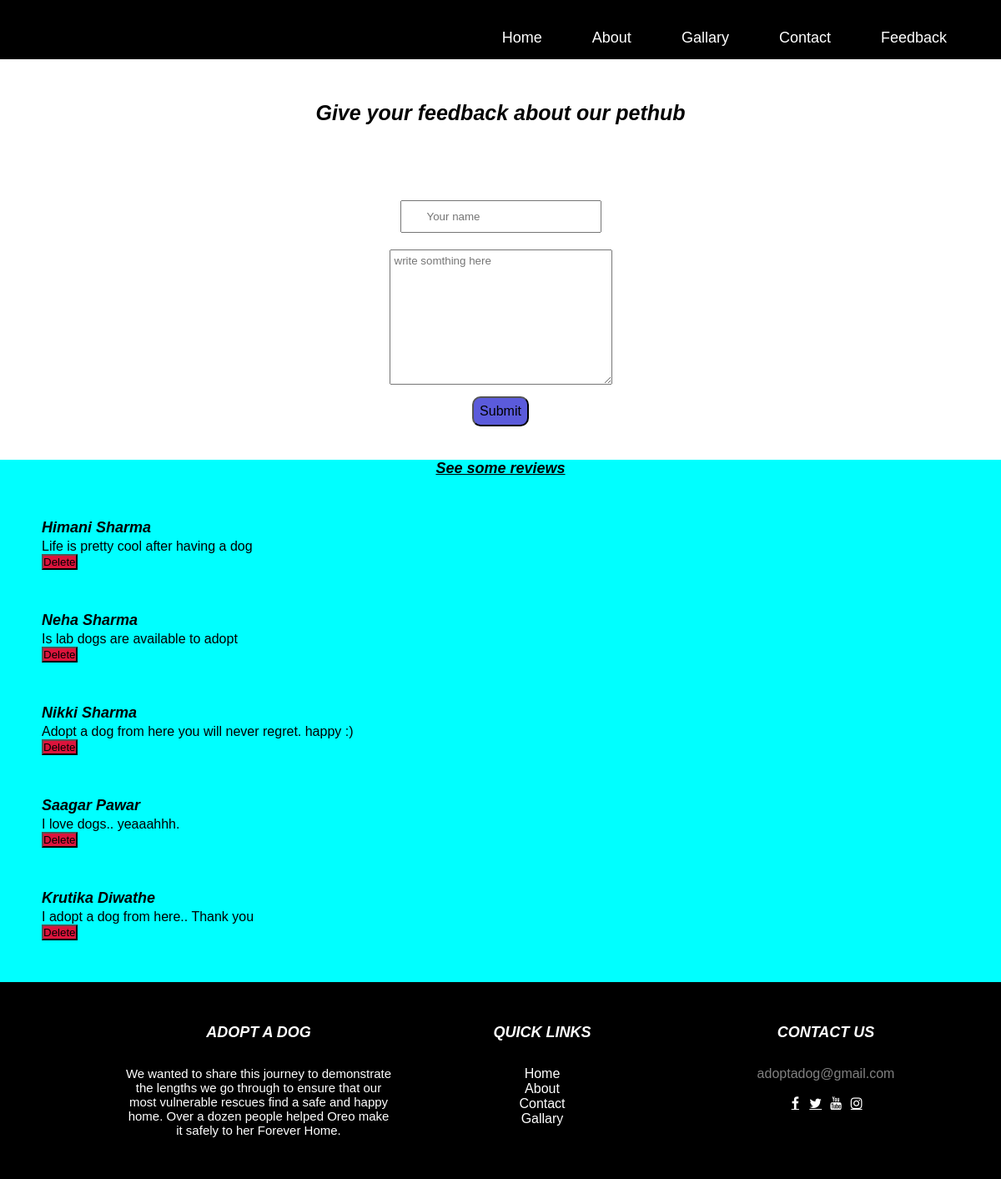
Screenshot of /feedback with the database file from the repository.
### home/models.py (models this page shows, shortened)
class Feedback(models.Model):
    text = models.CharField(max_length=100)
    textarea = models.CharField(max_length=300)
    date = models.DateField()

### home/views.py (the view)
# urls.py: path('feedback', views.feedback, name='feedback'),
def feedback(request):
    if request.method == "POST":
        text=request.POST.get("text")
        textarea=request.POST.get("textarea")
        feedback = Feedback(text=text, textarea=textarea, date=datetime.today())
        feedback.save()
    feed = Feedback.objects.all()
    return render(request, 'feedback.html', {'feedb': feed})

### templates/feedback.html (shortened to what this page needs)
{% extends 'base.html'%}
{% block body%}
<div class="feedback">
<form  method="POST" action="/feedback">
<h5 class="feedheader">Give your feedback about our pethub</h5>
<div class="feedname"><input type="text" name="text" id="" placeholder="Your name" class="feedn"></div>
<div class="feedtext"><textarea name="textarea" id="" cols="30" rows="10" placeholder="write somthing here" class="feedt"></textarea></div>
<div>
    <input type="submit" value="Submit" name="submit" class="submitme">
</div>
</form>
<div style="background-color: aqua; ">
    <h5 style="text-decoration: underline;">See some reviews</h5>
{% if feedb %}
    {%for fe in feedb%}
    <div style="margin: 50px;">
        <h5 style="margin-bottom: 3px; text-align: left;">{{fe.text}}</h5>
        <p style="text-align: left;">{{fe.textarea}}</p>
        <div class="btnd">
            <a href="/delete/{{fe.id}}"><input type="Submit" value="Delete" class="btn"></a>
        </div>
    </div>
    {% endfor%}
{% else %}
<h6>Became a first reviwer</h6>
{% endif %}
</div>
{% endblock body%}

### static/style.css (style rules this page uses)
* { margin: 0; padding:0; font-family: arial; overflow-x: hidden; }
h5 { margin-bottom: 30px; font-size: 18px; font-style: italic; font-weight: 3px; }

### static/feedback.css (style rules this page uses)
.feedback { text-align: center; }
.feedheader { margin-top: 50px; font-size: 25px; }
.feedname { margin-top:80px; padding: 10px; }
.feedtext { padding:10px; }
.feedn { padding:10px 30px; }
.feedt { padding:5px; }
.submitme { padding: 7px; font-size: 16px; margin-bottom: 40px; background-color: rgb(91, 91, 219); border-radius: 10px; }
.btnd { text-align: left; }
.btn { background-color: crimson; }

### rows the page displays
Feedback: text "Himani Sharma", textarea "Life is pretty cool after having a dog"
Feedback: text "Neha Sharma", textarea "Is lab dogs are available to adopt"
Feedback: text "Nikki Sharma", textarea "Adopt a dog from here you will never regret. happy :)"
Feedback: text "Saagar Pawar", textarea "I love dogs.. yeaaahhh."
Feedback: text "Krutika Diwathe", textarea "I adopt a dog from here.. Thank you"
